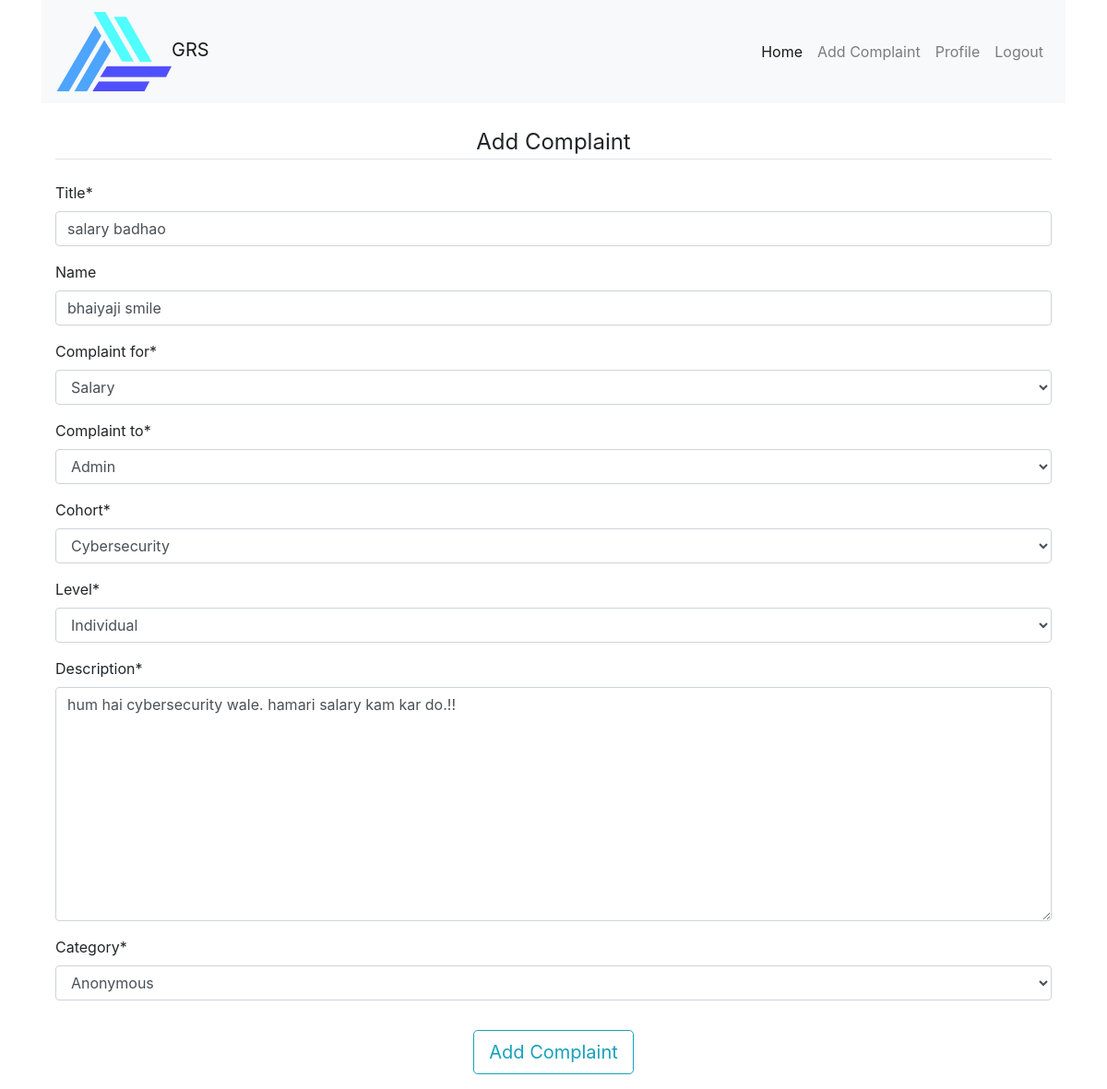
Screenshot of /complaints/update_complaint/1 (signed in) with the database file from the repository.
### complaints/models.py (models this page shows)
class Complaint(models.Model):
    title = models.CharField(max_length=200)
    name = models.CharField(max_length=255, blank=True)
    user_type = (
        ('M', 'Mentor'),
        ('T', 'Trainee'),
    )
    user_role = models.CharField(
        max_length=1,
        choices=user_type,
        default='T',
    )
    date = models.DateTimeField(auto_now=True)
    complaint_type = (
        ('M', 'Management'),
        ('E', 'Education'),
        ('D', 'Deployment'),
        ('S', 'Salary'),
        ('G', 'General'),
    )
    complaint_for = models.CharField(
        max_length=1,
        choices=complaint_type,
        default='G',
    )
    complaint_type_to = (
        ('A', 'Admin'),
        ('M', 'Mentor'),
    )
    complaint_to = models.CharField(
        max_length=1,
        choices=complaint_type_to,
        default='M',
    )
    cohort_choice = (
        ('P', 'Python'),
        ('J', 'Java'),
        ('R', 'React'),
        ('A', 'Android'),
        ('L', 'Linux'),
        ('C', 'Cybersecurity'),
        ('U', 'Unknown'),
    )
    cohort = models.CharField(
        max_length=1,
        choices=cohort_choice,
        default='U',
    )
    complaint_level = (
        ('I', 'Individual'),
        ('G', 'General'),
    )
    level = models.CharField(
        max_length=1,
        choices=complaint_level,
        default='I',
    )
    description = models.TextField(blank=False, max_length=500)
    complaint_category = (
        ('A', 'Anonymous'),
        ('I', 'Identifiable'),
    )
    category = models.CharField(
        max_length=1,
        choices=complaint_category,
        default='I',
    )
    complaint_status = (
        ('P', 'Pending'),
        ('N', 'Need Clarification'),
        ('R', 'Resolved'),
    )
    status = models.CharField(
        max_length=1,
        choices=complaint_status,
        default='P',
    )
    resoultion = models.TextField(blank=True, max_length=500)
    user = models.ForeignKey(User, on_delete=models.CASCADE)

### complaints/views.py (the view)
# urls.py: path('update_complaint/<int:id>', views.update_complaint, name="update_complaint"),
@login_required(login_url='login')
def update_complaint(request, id):
    complaint = get_object_or_404(Complaint, id=id)
    if request.user == complaint.user:
        if request.method == 'POST':
            form = AddComplaintForm(request.POST, instance=request.user)
            if form.is_valid():
                complaint = Complaint(
                                id = complaint.id,
                                title=request.POST['title'],
                                name=request.POST['name'],
                                complaint_for=request.POST['complaint_for'],
                                complaint_to=request.POST['complaint_to'],
                                cohort=request.POST['cohort'],
                                level=request.POST['level'],
                                description=request.POST['description'],
                                category=request.POST['category'],
                                user=request.user
                            )
                complaint.save()
                messages.success(request, 'Complaint Registered')
        else:
            form = AddComplaintForm(instance = complaint)
        return render(request, 'complaints/add_complaint.html', {'form': form})
    else:
        raise PermissionDenied("You Don't Have Persmission to do that")

### complaints/forms.py
class AddComplaintForm(forms.ModelForm):
    class Meta:
        model = Complaint
        fields = ['title', 'name', 'complaint_for', 'complaint_to', 'cohort', 'level', 'description', 'category']

### complaints/templates/complaints/add_complaint.html (shortened to what this page needs)
{% extends "users/base.html" %}
{% load crispy_forms_tags %}
{% block content %}
<div class="container mt-4">
    <div class="container">
        <div class="content-section">
            <form method="POST">
                <fieldset class="form-group">
                    <legend class="border-bottom mb-4 mt-4 text-center">Add Complaint</legend>
                    {{ form|crispy }}
                </fieldset>
                <div class="form-group text-center">
                    <button class="btn btn-outline-info btn-lg" type="submit">Add Complaint</button>
                </div>
            </form>
        </div>
    </div>
</div>
{% endblock %}

### rows the page displays
Complaint: title "salary badhao", name "bhaiyaji smile", complaint_for "Salary", complaint_to "Admin", cohort "Cybersecurity", level "Individual", description "hum hai cybersecurity wale. hamari salary kam kar do.!!", category "Anonymous"
